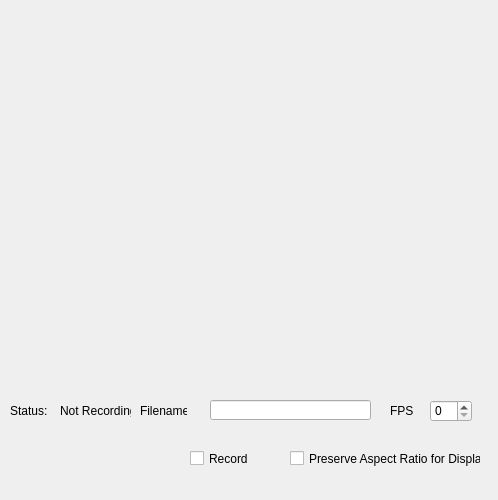
<?xml version="1.0" encoding="UTF-8"?>
<ui version="4.0">
 <class>DisplayWidget</class>
 <widget class="QWidget" name="DisplayWidget">
  <property name="geometry">
   <rect>
    <x>0</x>
    <y>0</y>
    <width>498</width>
    <height>500</height>
   </rect>
  </property>
  <property name="sizePolicy">
   <sizepolicy hsizetype="Minimum" vsizetype="Minimum">
    <horstretch>0</horstretch>
    <verstretch>0</verstretch>
   </sizepolicy>
  </property>
  <property name="maximumSize">
   <size>
    <width>498</width>
    <height>500</height>
   </size>
  </property>
  <property name="windowTitle">
   <string>Form</string>
  </property>
  <widget class="QLabel" name="lblStatusDW">
   <property name="geometry">
    <rect>
     <x>10</x>
     <y>400</y>
     <width>47</width>
     <height>21</height>
    </rect>
   </property>
   <property name="text">
    <string>Status:</string>
   </property>
  </widget>
  <widget class="QLabel" name="lblRecordingDW">
   <property name="geometry">
    <rect>
     <x>60</x>
     <y>400</y>
     <width>71</width>
     <height>21</height>
    </rect>
   </property>
   <property name="text">
    <string>Not Recording</string>
   </property>
  </widget>
  <widget class="QLabel" name="lblFileNameDW">
   <property name="geometry">
    <rect>
     <x>140</x>
     <y>400</y>
     <width>47</width>
     <height>21</height>
    </rect>
   </property>
   <property name="text">
    <string>Filename</string>
   </property>
  </widget>
  <widget class="QLineEdit" name="editFileNameDW">
   <property name="geometry">
    <rect>
     <x>210</x>
     <y>400</y>
     <width>161</width>
     <height>20</height>
    </rect>
   </property>
  </widget>
  <widget class="QLabel" name="lblFPSDW">
   <property name="geometry">
    <rect>
     <x>390</x>
     <y>400</y>
     <width>31</width>
     <height>21</height>
    </rect>
   </property>
   <property name="text">
    <string>FPS</string>
   </property>
  </widget>
  <widget class="QSpinBox" name="sbDW">
   <property name="geometry">
    <rect>
     <x>430</x>
     <y>400</y>
     <width>42</width>
     <height>22</height>
    </rect>
   </property>
  </widget>
  <widget class="QCheckBox" name="cbRecordDW">
   <property name="geometry">
    <rect>
     <x>190</x>
     <y>450</y>
     <width>70</width>
     <height>17</height>
    </rect>
   </property>
   <property name="text">
    <string>Record</string>
   </property>
  </widget>
  <widget class="QCheckBox" name="cbPreserveDW">
   <property name="geometry">
    <rect>
     <x>290</x>
     <y>450</y>
     <width>191</width>
     <height>17</height>
    </rect>
   </property>
   <property name="text">
    <string>Preserve Aspect Ratio for Display</string>
   </property>
  </widget>
  <widget class="QLabel" name="lblDisplay">
   <property name="geometry">
    <rect>
     <x>20</x>
     <y>40</y>
     <width>441</width>
     <height>321</height>
    </rect>
   </property>
   <property name="text">
    <string/>
   </property>
  </widget>
 </widget>
 <resources/>
 <connections/>
</ui>
